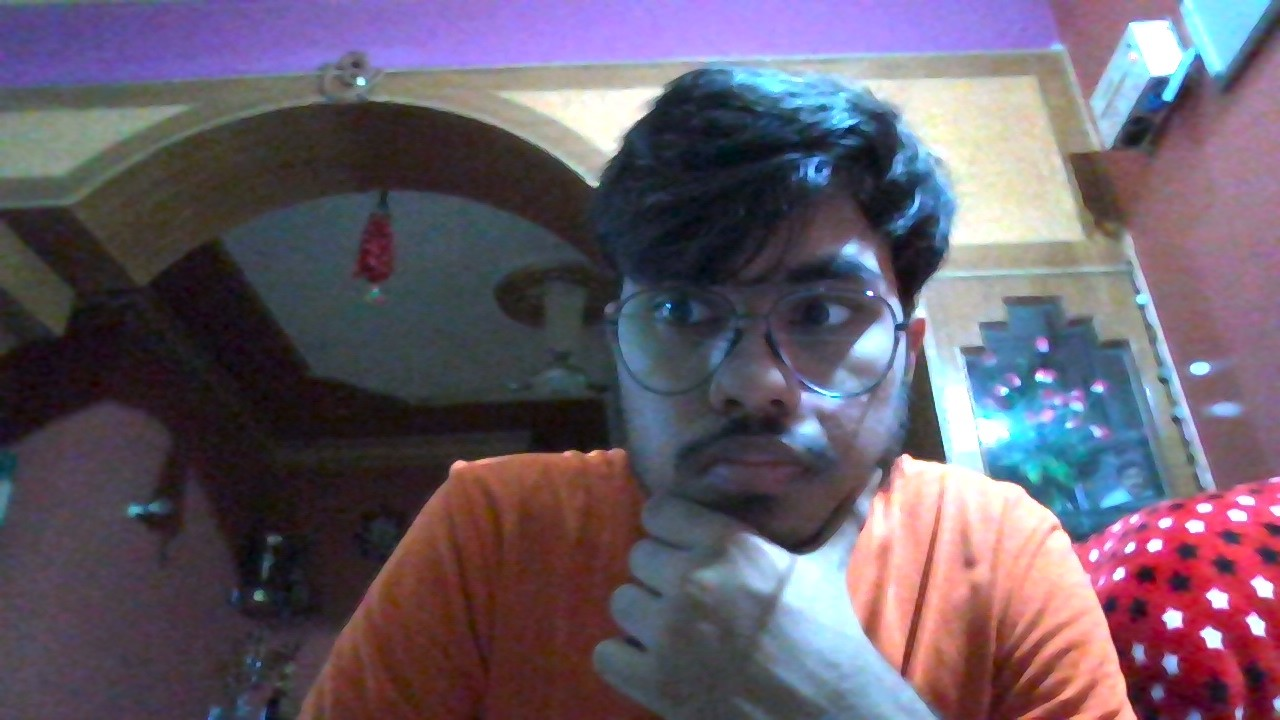
#> input picture OpenCV/sample.jpg, 1280 x 720 px
$ python masking.py
#> lines starting #> are read from the running program, lines starting #| are printed output that depends on the picture; after the words box and inside, x2 and y2 are one past the last pixel; in counts of white or black regions, pixels touching at a corner belong together
import cv2 as cv
import numpy as np

img = cv.resize(cv.imread('sample.jpg'), (0, 0), fx = 0.5, fy = 0.5)
cv.imshow("Sample", img)

blank = np.zeros(img.shape[:2], dtype = 'uint8')
mask = cv.circle(blank, (img.shape[1]//2, img.shape[0]//2), 80, 255, -1)
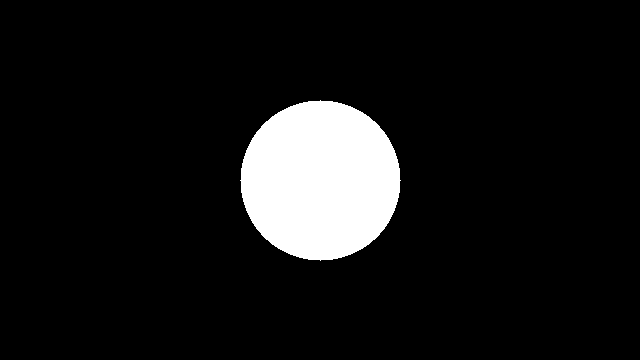
#> blank: shape (360, 640); 8.7% white; 1 white region, box (x1, y1, x2, y2) and area: (240, 100, 401, 261) 20081
cv.imshow("Mask", mask)
masked_img = cv.bitwise_and(img, img, mask = mask)
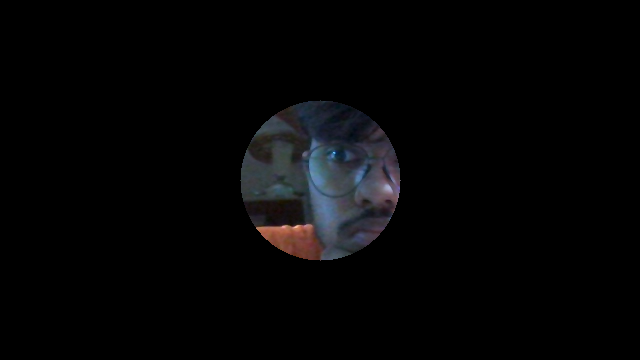
#> masked_img: shape (360, 640, 3); mean B, G, R 5.8, 5.1, 5.1
cv.imshow("Masked Image", masked_img)

cv.waitKey(0)
cv.destroyAllWindows()

$ run again, with OpenCV/highway.jpg copied over OpenCV/sample.jpg
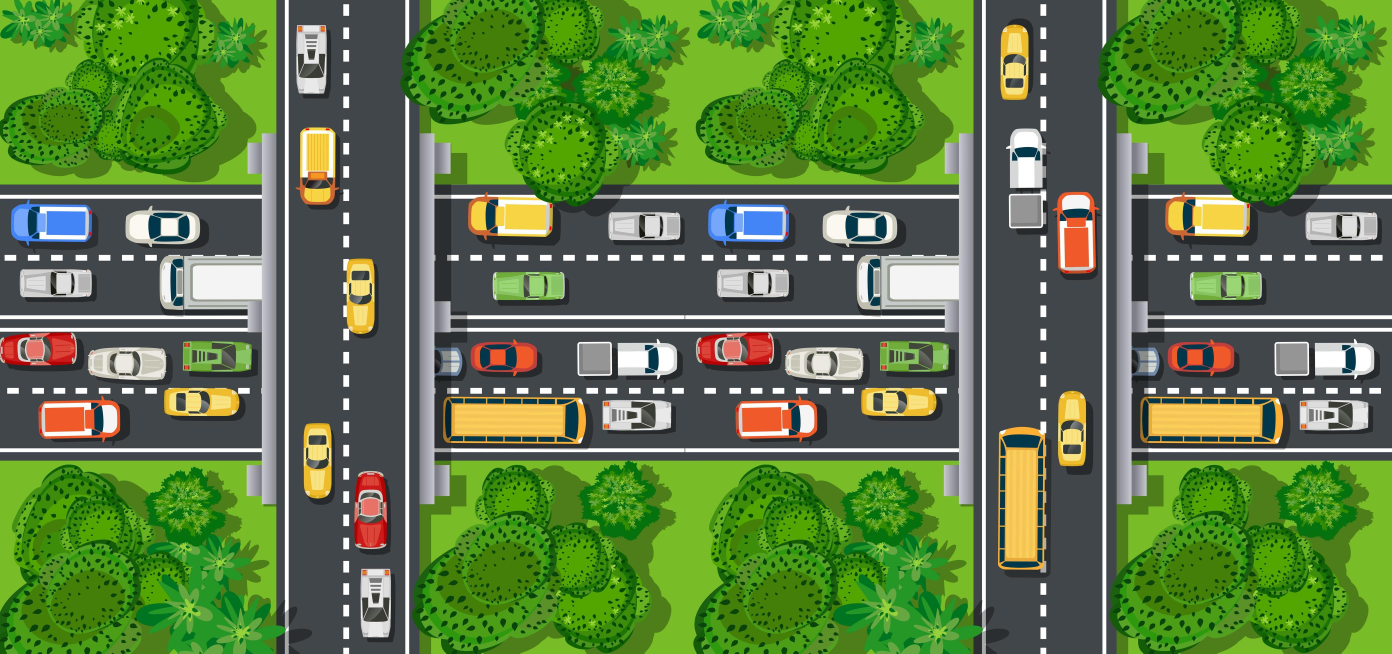
#> input picture OpenCV/highway.jpg, 4176 x 1960 px (shown at 1/3 size)
#> `img = cv.resize(cv.imread('sample.jpg'), (0, 0), fx = 0.5, fy = 0.5)`:
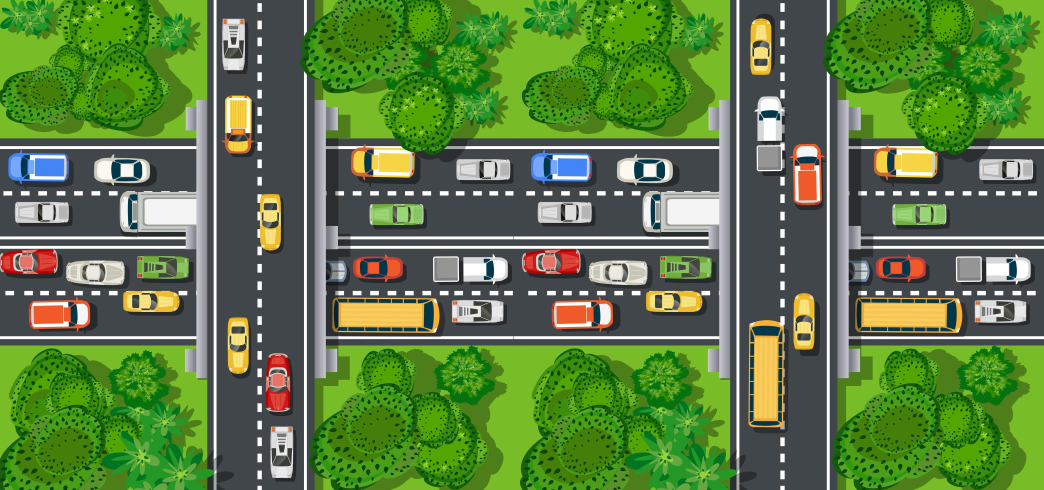
#> img: shape (980, 2088, 3) (shown at 1/2 size); mean B, G, R 67.2, 125.3, 92.9
#> `mask = cv.circle(blank, (img.shape[1]//2, img.shape[0]//2), 80, 255, -1)`:
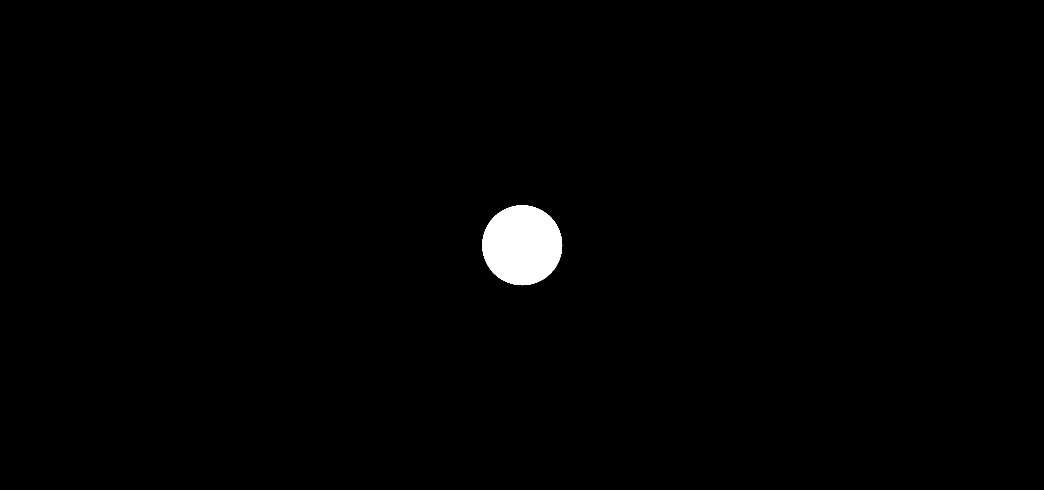
#> blank: shape (980, 2088) (shown at 1/2 size); 0.98% white; 1 white region, box (x1, y1, x2, y2) and area: (964, 410, 1125, 571) 20081
